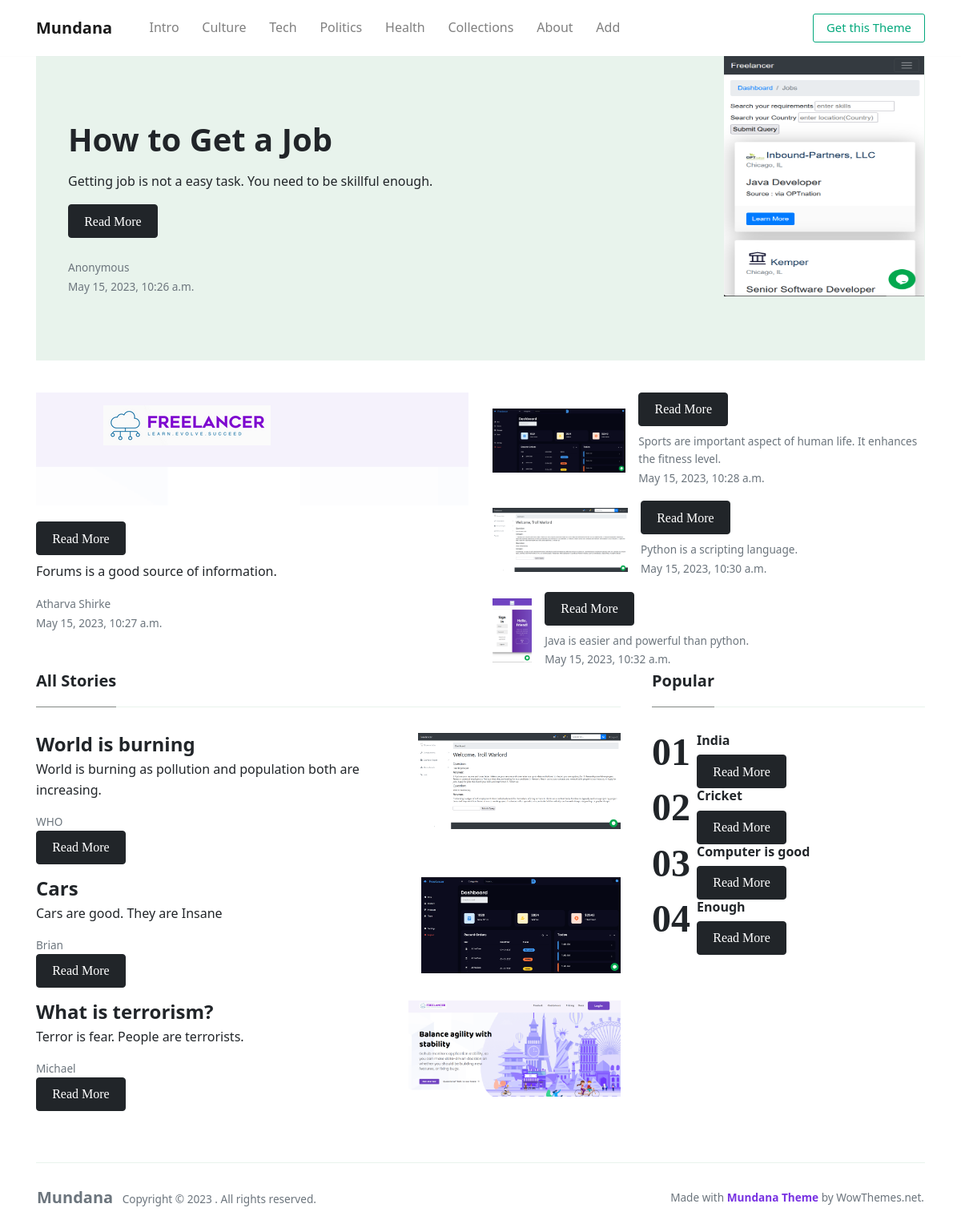
Page /forums/ on the committed database.
### Forums/models.py (models this page shows, shortened)
class forum(models.Model):
   email = models.CharField(max_length=100, blank=True)
   title = models.CharField(max_length=1000)
   tags = models.CharField(max_length=1000)
   author_name = models.CharField(max_length=100)
   description = RichTextField(blank=True, null=True)
   date = models.DateTimeField(default=datetime.now, blank=True, null=True )
   image = models.ImageField(
               upload_to='media/',
               null=True,
               blank=False,
               )

### Forums/views.py (the view, shortened to what this page needs)
# urls.py: path('', views.index, name='index'),
def index(request):
   content = {}
   db_forum = forum.objects.all()
   db_tag = tags.objects.all()
   for i in db_forum:
      content[i.id] = {
         'id' : i.id,
         'name' : i.author_name,
         'title' : i.title,
         'desc' : i.description,
         'tags' : i.tags,
         'date' : i.date,
         'link' : "media/"+str(i.image)
      }
   '''
   content[id] = {
   data : asd
   ...
   }
   '''
   return render(request, 'forums/index.html', {'content' : content})

### templates/forums/index.html (shortened to what this page needs)
{% extends 'forums/base.html' %}
{% block body %}
<div class="container">
	<div class="jumbotron jumbotron-fluid mb-3 pt-0 pb-0 bg-lightblue position-relative">
		<div class="pl-4 pr-0 h-100 tofront">
			<div class="row justify-content-between">
				<div class="col-md-6 pt-6 pb-6 align-self-center">
					<h1 class="secondfont mb-3 font-weight-bold">{{ content.1.title }}</h1>
					<p class="mb-3">
						{{ content.1.desc|safe }}
					</p>
					<form method="POST" action="./read">
					<button class="btn btn-dark" value={{ content.1.id }} name="id">Read More</button>
					</form>
					<br>
					<small class="d-block"><a class="text-muted" href="./author.html">{{ content.1.name }}</a></small>
					<small class="text-muted">{{ content.1.date }}</small>
				</div>
				<img src={{ content.1.link }} style="height:300px; width:250px;"/>
			</div>
		</div>
	</div>
</div>
<div class="container pt-4 pb-4">
	<div class="row">
		<div class="col-lg-6">
			<div class="card border-0 mb-4 box-shadow h-xl-300">
                <div style="background-image: url({{ content.2.link }}); height: 200px;    background-size: auto;    background-repeat: no-repeat;"></div>
				<div class="card-body px-0 pb-0 d-flex flex-column align-items-start">
					<h2 class="h4 font-weight-bold">
					<form method="POST" action="./read">
					<button class="btn btn-dark" value={{ content.2.id }} name="id">Read More</button>
					</form>
					</h2>
					<p class="card-text">
						{{ content.2.desc|safe }}
					</p>
					<div>
						<small class="d-block"><a class="text-muted" href="./author.html">{{ content.2.name }}</a></small>
						<small class="text-muted">{{ content.2.date }}</small>
					</div>
				</div>
			</div>
		</div>
		<div class="col-lg-6">
			<div class="flex-md-row mb-4 box-shadow h-xl-300">
				<div class="mb-3 d-flex align-items-center">
					<img height="80" src={{ content.3.link }}>
					<div class="pl-3">
						<h2 class="mb-2 h6 font-weight-bold">
							<form method="POST" action="./read">
									<button class="btn btn-dark" value={{ content.3.id }} name="id">Read More</button>
							</form>
					</h2>
						<div class="card-text text-muted small">
							{{ content.3.desc }}
						</div>
						<small class="text-muted">{{ content.3.date }}</small>
					</div>
				</div>
				<div class="mb-3 d-flex align-items-center">
					<img height="80" src={{ content.4.link }}>
					<div class="pl-3">
						<h2 class="mb-2 h6 font-weight-bold">
							<form method="POST" action="./read">
									<button class="btn btn-dark" value={{ content.4.id }} name="id">Read More</button>
							</form>
					</h2>
						<div class="card-text text-muted small">
							{{ content.4.desc }}
						</div>
						<small class="text-muted">{{ content.4.date }}</small>
					</div>
				</div>
				<div class="mb-3 d-flex align-items-center">
					<img height="80" src={{ content.5.link }}>
					<div class="pl-3">
						<h2 class="mb-2 h6 font-weight-bold">
							<form method="POST" action="./read">
									<button class="btn btn-dark" value={{ content.5.id }} name="id">Read More</button>
							</form>
					</h2>
						<div class="card-text text-muted small">
							{{ content.5.desc }}
						</div>
						<small class="text-muted">{{ content.5.date }}</small>
					</div>
				</div>
			</div>
		</div>
	</div>
</div>
<div class="container">
	<div class="row justify-content-between">
		<div class="col-md-8">
			<h5 class="font-weight-bold spanborder"><span>All Stories</span></h5>
			<div class="mb-3 d-flex justify-content-between">
				<div class="pr-3">
					<h2 class="mb-1 h4 font-weight-bold">
						{{ content.6.title }}
					</h2>
					<p>
						{{ content.6.desc }}
					</p>
					<div class="card-text text-muted small">
						{{ content.6.name }}
					</div>
					<form method="POST" action="./read">
							<button class="btn btn-dark" value={{ content.6.id }} name="id">Read More</button>
						</form>
				</div>
				<img height="120" src={{ content.6.link }}>
			</div>
			<div class="mb-3 d-flex justify-content-between">
				<div class="pr-3">
					<h2 class="mb-1 h4 font-weight-bold">
						{{ content.7.title }}
					</h2>
					<p>
						{{ content.7.desc }}
					</p>
					<div class="card-text text-muted small">
						{{ content.7.name }}
					</div>
					<form method="POST" action="./read">
							<button class="btn btn-dark" value={{ content.7.id }} name="id">Read More</button>
						</form>
				</div>
				<img height="120" src={{ content.7.link }}>
			</div>
			<div class="mb-3 d-flex justify-content-between">
				<div class="pr-3">
					<h2 class="mb-1 h4 font-weight-bold">
						{{ content.8.title }}
					</h2>
					<p>
						{{ content.8.desc }}
					</p>
					<div class="card-text text-muted small">
						{{ content.8.name }}
					</div>
					<form method="POST" action="./read">
							<button class="btn btn-dark" value={{ content.8.id }} name="id">Read More</button>
						</form>
				</div>
				<img height="120" src={{ content.8.link }}>
			</div>
		</div>
		<div class="col-md-4 pl-4">
            <h5 class="font-weight-bold spanborder"><span>Popular</span></h5>
			<ol class="list-featured">
				<li>
				<span>
				<h6 class="font-weight-bold">
				{{ content.9.title }}
				</h6>
				<form method="POST" action="./read">
					<button class="btn btn-dark" value={{ content.9.id }} name="id">Read More</button>
				</form>
				</span>
				</li>
				<li>
				<span>
				<h6 class="font-weight-bold">
				{{ content.10.title }}
				</h6>
				<form method="POST" action="./read">
					<button class="btn btn-dark" value={{ content.10.id }} name="id">Read More</button>
				</form>
				</span>
				</li>
				<li>
				<span>
				<h6 class="font-weight-bold">
				{{ content.11.title }}
				</h6>
				<form method="POST" action="./read">
					<button class="btn btn-dark" value={{ content.11.id }} name="id">Read More</button>
				</form>
				</span>
				</li>
				<li>
				<span>
				<h6 class="font-weight-bold">
				{{ content.12.title }}
				</h6>
				<form method="POST" action="./read">
					<button class="btn btn-dark" value={{ content.12.id }} name="id">Read More</button>
				</form>
				</span>
				</li>
			</ol>
		</div>
	</div>
</div>
{% endblock body %}

### templates/forums/base.html (shortened to what this page needs)
<!DOCTYPE html>
<html lang="en">
<head>
<link rel="text/stylesheet" href="https://use.fontawesome.com/releases/v5.3.1/css/all.css">
<link href="/static/assets2/css/main.css" rel="text/stylesheet"/>
</head>
<body>
<nav class="topnav navbar navbar-expand-lg navbar-light bg-white fixed-top">
<div class="container">
	<a class="navbar-brand" href="./index.html"><strong>Mundana</strong></a>
	<div class="navbar-collapse collapse" id="navbarColor02">
		<ul class="navbar-nav mr-auto d-flex align-items-center">
			<li class="nav-item">
			<a class="nav-link" href="./index.html">Intro <span class="sr-only">(current)</span></a>
			</li>
			<li class="nav-item">
			<a class="nav-link" href="./article.html">Culture</a>
			</li>
			<li class="nav-item">
			<a class="nav-link" href="./article.html">Tech</a>
			</li>
			<li class="nav-item">
			<a class="nav-link" href="./article.html">Politics</a>
			</li>
			<li class="nav-item">
			<a class="nav-link" href="./article.html">Health</a>
			</li>
			<li class="nav-item">
			<a class="nav-link" href="./article.html">Collections</a>
			</li>
			<li class="nav-item">
			<a class="nav-link" href="./about.html">About</a>
			</li>
			<li class="nav-item">
			<a class="nav-link" href="./add">Add</a>
			</li>
		</ul>
		<ul class="navbar-nav ml-auto d-flex align-items-center">
			<li class="nav-item highlight">
			<a class="nav-link" href="https://www.wowthemes.net/mundana-free-html-bootstrap-template/">Get this Theme</a>
			</li>
		</ul>
	</div>
</div>
</nav>
{% block body %}{% endblock body %}
<div class="container mt-5">
	<footer class="bg-white border-top p-3 text-muted small">
	<div class="row align-items-center justify-content-between">
		<div>
            <span class="navbar-brand mr-2"><strong>Mundana</strong></span> Copyright &copy;
			 . All rights reserved.
		</div>
		<div>
			Made with <a target="_blank" class="text-secondary font-weight-bold" href="https://www.wowthemes.net/mundana-free-html-bootstrap-template/">Mundana Theme</a> by WowThemes.net.
		</div>
	</div>
	</footer>
</div>
</body>
</html>

### rows in the picture
forum: title "How to Get a Job", description "Getting job is not a easy task. You need to be skillful enough.", author_name "Anonymous", date "May 15, 2023, 10:26 a.m."
forum: description "Forums is a good source of information.", author_name "Atharva Shirke", date "May 15, 2023, 10:27 a.m."
forum: description "Sports are important aspect of human life. It enhances the fitness level.", date "May 15, 2023, 10:28 a.m."
forum: description "Python is a scripting language.", date "May 15, 2023, 10:30 a.m."
forum: description "Java is easier and powerful than python.", date "May 15, 2023, 10:32 a.m."
forum: title "World is burning", description "World is burning as pollution and population both are increasing.", author_name "WHO"
forum: title "Cars", description "Cars are good. They are Insane", author_name "Brian"
forum: title "What is terrorism?", description "Terror is fear. People are terrorists.", author_name "Michael"
forum: title "India"
forum: title "Cricket"
forum: title "Computer is good"
forum: title "Enough"
